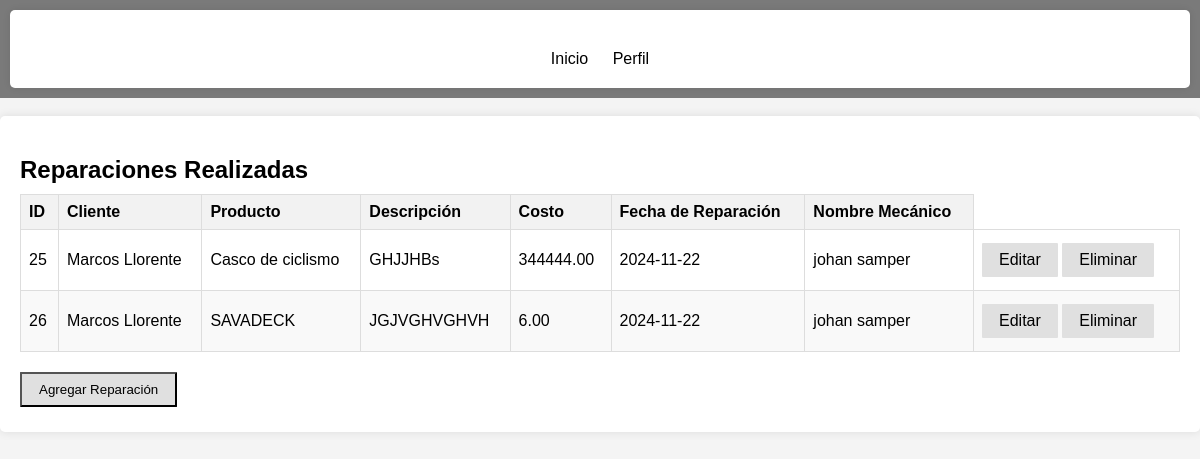
/mecanico/reparaciones.php, run on an earlier commit of the app's database.
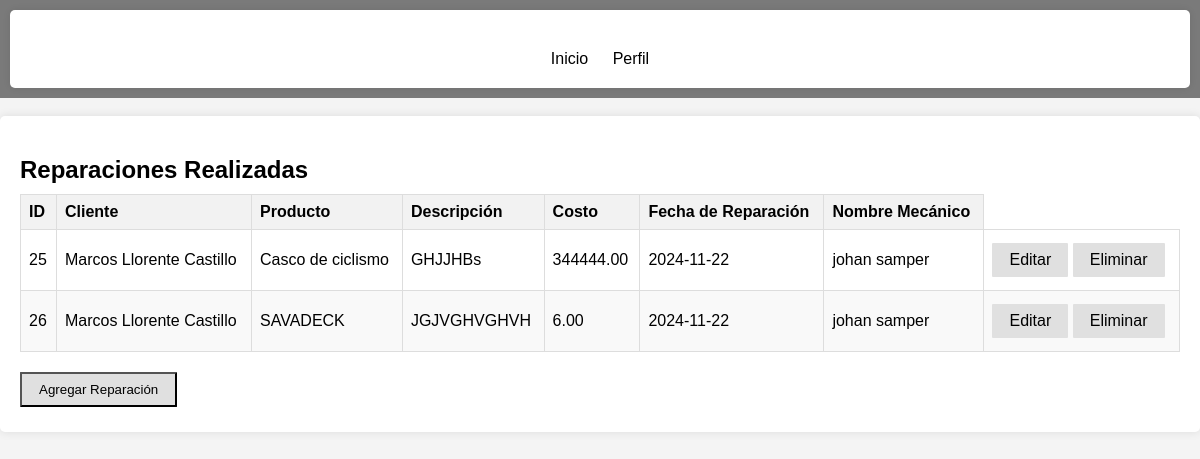
And on a later commit of the database.
### tables this page shows
CREATE TABLE `reparaciones` (
  `id` int(11) NOT NULL,
  `cliente_id` int(11) DEFAULT NULL,
  `producto_id` int(11) DEFAULT NULL,
  `descripcion` text DEFAULT NULL,
  `costo` decimal(10,2) DEFAULT NULL,
  `fecha_reparacion` date DEFAULT NULL,
  `usuario_id` int(11) DEFAULT NULL,
  `mecanico_id` int(11) DEFAULT NULL
);

CREATE TABLE `clientes` (
  `id` int(11) NOT NULL,
  `numero_identificacion` varchar(30) NOT NULL,
  `nombre` varchar(100) DEFAULT NULL,
  `direccion` varchar(255) DEFAULT NULL,
  `telefono` varchar(15) DEFAULT NULL,
  `correo` varchar(30) NOT NULL,
  `estado` tinyint(1) DEFAULT 1
);

CREATE TABLE `productos` (
  `id` int(11) NOT NULL,
  `nombre` varchar(100) DEFAULT NULL,
  `descripcion` text DEFAULT NULL,
  `precio` decimal(10,2) DEFAULT NULL,
  `imagen` blob DEFAULT NULL,
  `cantidad` int(11) DEFAULT 0
);

CREATE TABLE `usuarios` (
  `id` int(11) NOT NULL,
  `nombre` varchar(255) NOT NULL,
  `documento` varchar(30) NOT NULL,
  `telefono` varchar(15) DEFAULT NULL,
  `direccion` varchar(255) DEFAULT NULL,
  `correo` varchar(255) NOT NULL,
  `clave` varchar(255) NOT NULL,
  `rol` varchar(255) NOT NULL DEFAULT 'usuario',
  `fecha_creacion` timestamp NOT NULL DEFAULT current_timestamp(),
  `fecha_modificacion` timestamp NULL DEFAULT NULL,
  `activo` tinyint(1) DEFAULT 1
);

### mecanico/reparaciones.php (the view, shortened to what this page needs)
<!DOCTYPE html>
<html lang="es">
<head>
</head>
<body>
<nav class="navtop">
  <div>
    <div class="container">
      <div class="button-container">
        <a href="mecanico_dashboard.php" id="indexBtn" class="button">Inicio</a>
        <a href="perfil.php" id="perfilBtn" class="button">Perfil</a>
      </div>
    </div>
  </div>
</nav>
<br>
<div class="container">
  <h2>Reparaciones Realizadas</h2>
  <div class="table-container">
    <table>
      <thead>
        <tr>
          <th>ID</th>
          <th>Cliente</th>
          <th>Producto</th>
          <th>Descripción</th>
          <th>Costo</th>
          <th>Fecha de Reparación</th>
          <th>Nombre Mecánico</th>
        </tr>
      </thead>
      <tbody>
      <?php
        $mysqli = new mysqli("localhost", "root", "", "thunderbike");
        $sql = "
          SELECT r.id, c.nombre AS cliente_nombre, p.nombre AS producto_nombre, r.descripcion, r.costo, r.fecha_reparacion, u.nombre AS nombre_mecanico
          FROM reparaciones r
          JOIN clientes c ON r.cliente_id = c.id
          JOIN productos p ON r.producto_id = p.id
          JOIN usuarios u ON r.usuario_id = u.id
        ";
        $result = $mysqli->query($sql);
        if ($result->num_rows > 0) {
            while($row = $result->fetch_assoc()) {
                echo "<tr>";
                echo "<td>" . htmlspecialchars($row["id"]) . "</td>";
                echo "<td>" . htmlspecialchars($row["cliente_nombre"]) . "</td>";
                echo "<td>" . htmlspecialchars($row["producto_nombre"]) . "</td>";
                echo "<td>" . htmlspecialchars($row["descripcion"]) . "</td>";
                echo "<td>" . htmlspecialchars($row["costo"]) . "</td>";
                echo "<td>" . htmlspecialchars($row["fecha_reparacion"]) . "</td>";
                echo "<td>" . htmlspecialchars($row["nombre_mecanico"]) . "</td>";
                echo "<td>";
                echo "<a href='../controladores/EDITAR_REPARACIONES.PHP?id=" . htmlspecialchars($row['id']) . "' class='btn'>Editar</a> ";
                echo "<a href='../controladores/ELIMINAR_REPARACIONES.PHP?id=" . htmlspecialchars($row['id']) . "' class='btn' onclick='return confirm(\"¿Estás seguro de que deseas eliminar esta reparación?\");'>Eliminar</a>";
                echo "</td>";
                echo "</tr>";
            }
        } else {
            echo "<tr><td colspan='8'>No se encontraron reparaciones realizadas</td></tr>";
        }
      ?>
      </tbody>
    </table>
  </div>
  <button class="btn show-form" onclick="toggleForm()">Agregar Reparación</button>
</body>
</html>

What changed in the data, as far as the page shows it:
changed through a linked row, reparaciones "GHJJHBs": cliente.nombre "Marcos Llorente" → "Marcos Llorente Castillo"
changed through a linked row, reparaciones "JGJVGHVGHVH": cliente.nombre "Marcos Llorente" → "Marcos Llorente Castillo"
